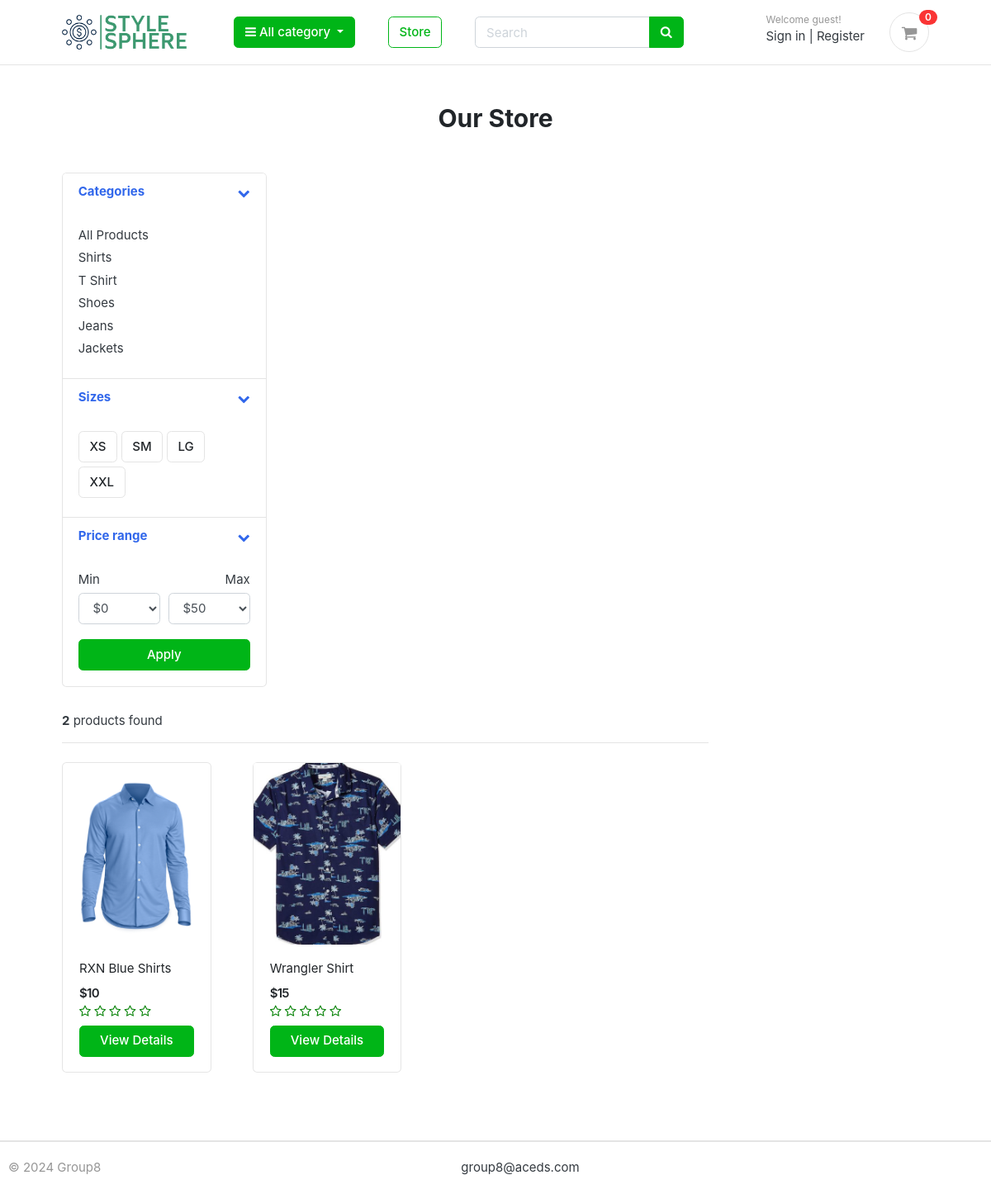
Before: /store/category/shirts/ with the older database file.
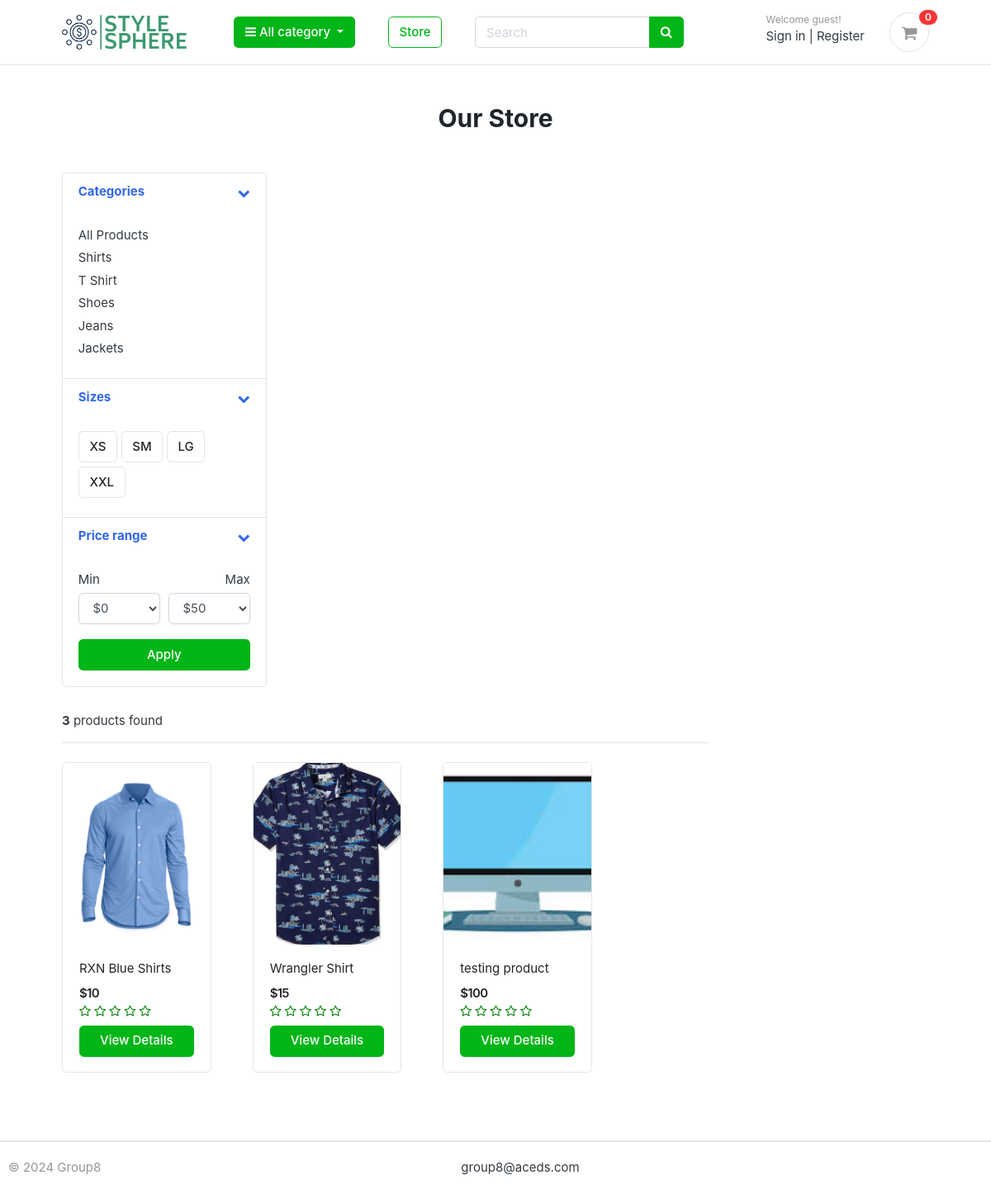
After: the same page with the newer database file.
### store/models.py (models this page shows, shortened)
class Category(models.Model):
    category_name = models.CharField(max_length=200, unique=True)
    slug = models.SlugField(max_length=200, unique=True)
    description = models.TextField(max_length=350, blank=True)
    category_image = models.ImageField(upload_to='photos/category', blank=True)
    class Meta:
        verbose_name = 'category'
        verbose_name_plural = 'categories'
    def get_url(self):
        return reverse('products_by_category', args=[self.slug])

class Product(models.Model):
    product_name = models.CharField(max_length=250, unique=True)
    slug = models.SlugField(max_length=250, unique=True)
    description = models.TextField(max_length=800, blank=True)
    price = models.IntegerField()
    image = models.ImageField(upload_to='photos/store/products')
    stock = models.IntegerField()
    is_available = models.BooleanField(default=True)
    category = models.ForeignKey(Category, on_delete=models.CASCADE)
    date_created = models.DateTimeField(auto_now_add=True)
    modified_date = models.DateTimeField(auto_now=True)
    def get_url(self):
        return reverse('product_detail', args=[self.category.slug, self.slug])
    def averageReview(self):
        reviews = ReviewRating.objects.filter(product=self, status=True).aggregate(average=Avg('rating'))
        avg = 0
        if reviews['average'] is not None:
            avg = float(reviews['average'])
        return avg
    def countReview(self):
        reviews = ReviewRating.objects.filter(product=self, status=True).aggregate(count=Count('id'))
        count = 0
        if reviews['count'] is not None:
            count = int(reviews['count'])
        return count

### store/views.py (the view)
# urls.py: path('store/', include('store.urls')),
def store(request, category_slug=None):
    categories = None
    products = None
    if category_slug is not None:
        categories = get_object_or_404(Category, slug=category_slug)
        products = Product.objects.filter(
            category=categories, is_available=True)
        paginator = Paginator(products, 6)
        page = request.GET.get('page')
        paged_products = paginator.get_page(page)
        product_count = products.count()
    else:
        products = Product.objects.all().filter(is_available=True).order_by('id')
        paginator = Paginator(products, 6)
        page = request.GET.get('page')
        paged_products = paginator.get_page(page)
        product_count = products.count()
    reviews = None
    for product in products:
        reviews = ReviewRating.objects.filter(
            product_id=product.id, status=True)
    context = {
        'products': paged_products,
        'product_count': product_count,
        'reviews': reviews
    }
    template_name = 'frontEnd/store.html'
    return render(request, template_name, context)

### carts/context_processors.py (called while the page is built)
def counter(request):
    cart_count = 0
    if 'admin' in request.path:
        return {}
    else:
        try:
            cart = Cart.objects.filter(cart_id=_cart_id(request))
            if request.user.is_authenticated:
                cart_items = CartItem.objects.all().filter(user=request.user)
            else:
                cart_items = CartItem.objects.all().filter(cart=cart[:1])
            for cart_item in cart_items:
                cart_count += cart_item.quantity
        except Cart.DoesNotExist:
            cart_count = 0
    return dict(cart_count=cart_count)

### carts/views.py (called while the page is built)
def _cart_id(request):
    cart = request.session.session_key
    if not cart:
        cart = request.session.create()
    return cart

### store/context_processors.py (called while the page is built)
def menu_links(request):
    links = Category.objects.all()
    return dict(links=links)

### templates/frontEnd/store.html (shortened to what the changed rows need)
{% extends 'frontEnd/base.html' %}
{% load static %}
{% block content %}
<section class="section-pagetop">
    <div class="container-fluid text-center">
        {% if 'search' in request.path %}
        <h2 class="title-page">Search Result</h2>
        {% else %}
        <h2 class="title-page">Our Store</h2>
        {% endif %}
    </div>
</section>
<section class="section-content padding-y">
    <div class="container-fluid">
        <div class="row">
            <aside class="col-md-3">
                <div class="card">
                    <article class="filter-group">
                        <div class="filter-content collapse show" id="collapse_1">
                            <div class="card-body">
                                <ul class="list-menu">
                                    {% for category in links %}
                                    <li>
                                        <a href="{{ category.get_url }}">{{ category.category_name }} </a>
                                    </li>
                                    {% endfor %}
                                </ul>
                            </div>
                        </div>
                    </article>
                </div>
            </aside>
            <main class="col-md-9">
                <header class="border-bottom mb-4 pb-3">
                    <div class="form-inline">
                        <span class="mr-md-auto">
                            <b>{{ product_count }}</b>
                            products found
                        </span>
                    </div>
                </header>
                <div class="row">
                    {% if products %}
                    {% for product in products %}
                    <div class="col-md-3">
                        <figure class="card card-product-grid">
                            <div class="img-wrap">
                                <a href="{{ product.get_url }}">
                                    <img src="{{ product.image.url }}">
                                </a>
                            </div>
                            <figcaption class="info-wrap">
                                <div class="fix-height">
                                    <a href="{{ product.get_url }}" class="title">{{ product.product_name }}</a>
                                    <div class="price-wrap mt-2">
                                        <span class="price">${{ product.price }}</span>
                                    </div>
                                    <div class="rating-star">
                                        <span>
                                            <i class="fa fa-star{% if product.averageReview < 0.5 %}-o{% elif product.averageReview >= 0.5 and product.averageReview < 1 %}-half-o{% endif %}"
                                                aria-hidden="true"></i>
                                            <i class="fa fa-star{% if product.averageReview < 1.5 %}-o{% elif product.averageReview >= 1.5 and product.averageReview < 2 %}-half-o{% endif %}"
                                                aria-hidden="true"></i>
                                            <i class="fa fa-star{% if product.averageReview < 2.5 %}-o{% elif product.averageReview >= 2.5 and product.averageReview < 3 %}-half-o{% endif %}"
                                                aria-hidden="true"></i>
                                            <i class="fa fa-star{% if product.averageReview < 3.5 %}-o{% elif product.averageReview >= 3.5 and product.averageReview < 4 %}-half-o{% endif %}"
                                                aria-hidden="true"></i>
                                            <i class="fa fa-star{% if product.averageReview < 4.5 %}-o{% elif product.averageReview >= 4.5 and product.averageReview < 5 %}-half-o{% endif %}"
                                                aria-hidden="true"></i>
                                        </span>
                                    </div>
                                </div>
                                <a href="{{ product.get_url }}" class="btn btn-block btn-success">
                                    View Details
                                </a>
                            </figcaption>
                        </figure>
                    </div>
                    {% endfor %}
                    {% else %}
                    <div>
                        <h3>No result found. Please try again</h3>
                    </div>
                    {% endif %}
                </div>
            </main>
        </div>
    </div>
</section>
{% endblock content %}

Changed rows visible on the page:
added Product: image (picture), product_name "testing product", price "100"
Other visible differences:
{{ product_count }}: "2" → "3"
